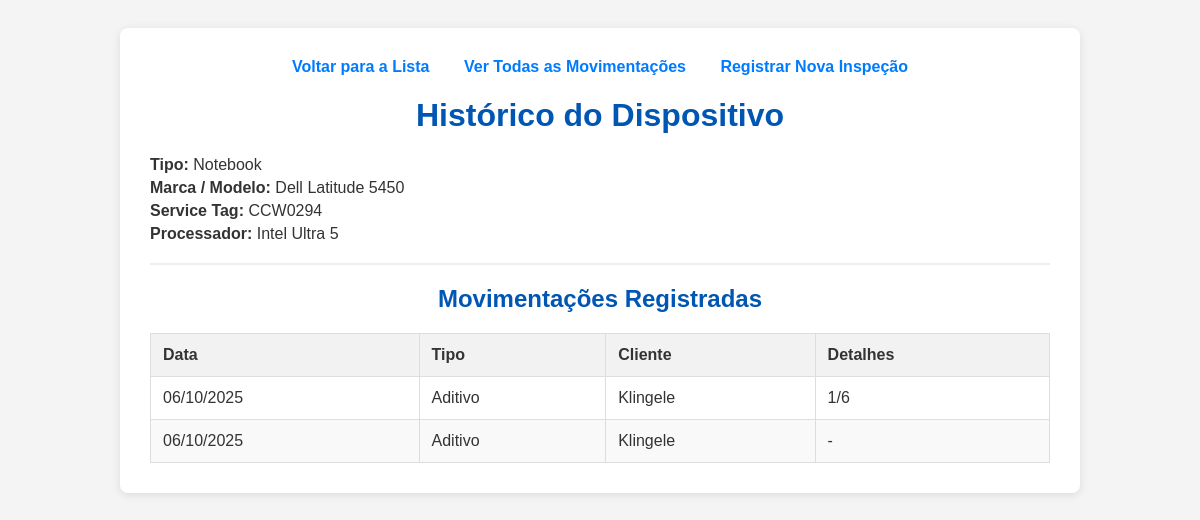
Screenshot of /device/2/history/ with the database file from the repository.
### inventory/models.py (models this page shows, shortened)
class Device(models.Model):
    DEVICE_TYPE_CHOICES = [
        ('desktop', 'Desktop'),
        ('notebook', 'Notebook'),
    ]
    device_type = models.CharField(
        max_length=10,
        choices=DEVICE_TYPE_CHOICES,
        default='desktop',
        verbose_name="Tipo de Dispositivo"
    )
    brand = models.CharField(max_length=100, verbose_name="Marca")
    model = models.CharField(max_length=100, verbose_name="Modelo")
    service_tag = models.CharField(max_length=100, unique=True, verbose_name="Service Tag")
    processor = models.CharField(max_length=100, verbose_name="Processador")
    ram = models.CharField(max_length=50, verbose_name="Memória RAM")
    ssd = models.CharField(max_length=50, verbose_name="SSD/Armazenamento")
    is_new = models.BooleanField(default=False, verbose_name="Marcar como novo")
    observation = models.TextField(blank=True, null=True, verbose_name="Observação")
    created_at = models.DateTimeField(auto_now_add=True, verbose_name="Data de Cadastro")
    history = HistoricalRecords()
    class Meta:
        verbose_name = "Dispositivo"
        verbose_name_plural = "Dispositivos"

class Movimentacao(models.Model):
    MOVEMENT_TYPE_CHOICES = [
        ('locacao', 'Nova Locação'),
        ('aditivo', 'Aditivo'),
        ('devolucao', 'Devolução'),
        ('manutencao', 'Manutenção'),
        ('venda', 'Venda'),
        ('outros', 'Outros'),
    ]
    device = models.ForeignKey(Device, on_delete=models.CASCADE, verbose_name="Dispositivo")
    client = models.ForeignKey(Client, on_delete=models.CASCADE, verbose_name="Cliente")
    movement_type = models.CharField(max_length=20, choices=MOVEMENT_TYPE_CHOICES, verbose_name="Tipo de Movimentação")
    movement_date = models.DateField(verbose_name="Data da Movimentação")
    details = models.TextField(blank=True, null=True, verbose_name="Detalhes/Observação")
    issue_description = models.TextField(verbose_name="Descrição do Problema")
    created_at = models.DateTimeField(auto_now_add=True, verbose_name="Data de Movimentação")
    class Meta:
        verbose_name = "Movimentação"
        verbose_name_plural = "Movimentações"

class Client(models.Model):
    name = models.CharField(max_length=200, verbose_name="Nome / Razão Social")
    document = models.CharField(max_length=50, unique=True, verbose_name="CPF/CNPJ")
    address = models.CharField(max_length=300, blank=True, null=True, verbose_name="Endereço")
    email = models.EmailField(unique=True, verbose_name="E-mail")
    contact_name = models.CharField(max_length=200, blank=True, null=True, verbose_name="Contato")
    phone = models.CharField(max_length=20, blank=True, null=True, verbose_name="Telefone")
    created_at = models.DateTimeField(auto_now_add=True, verbose_name="Data de Cadastro")
    def __str__(self):
        return self.name
    class Meta:
        verbose_name = "Cliente"
        verbose_name_plural = "Clientes"

### inventory/views.py (the view)
# urls.py: path('device/<int:pk>/history/', views.device_history, name='device_history'),
def device_history(request, pk):
    device = get_object_or_404(Device, pk=pk)
    movements = device.movimentacao_set.all().order_by('-movement_date')
    context = {
        'device': device,
        'movements': movements
    }
    return render(request, 'inventory/device_history.html', context)

### inventory/templates/inventory/device_history.html (shortened to what this page needs)
<!DOCTYPE html>
<html lang="pt-br">
<head>
</head>
<body>
    <div class="container">
        <div class="nav">
            <a href="{% url 'device_list' %}">Voltar para a Lista</a>
            <a href="{% url 'movement_list' %}">Ver Todas as Movimentações</a>
            <a href="{% url 'create_inspection' pk=device.pk %}">Registrar Nova Inspeção</a>
        </div>
        <div class="device-details">
            <h1>Histórico do Dispositivo</h1>
            <p><strong>Tipo:</strong> {{ device.get_device_type_display }}</p>
            <p><strong>Marca / Modelo:</strong> {{ device.brand }} {{ device.model }}</p>
            <p><strong>Service Tag:</strong> {{ device.service_tag }}</p>
            <p><strong>Processador:</strong> {{ device.processor }}</p>
        </div>
        <h2>Movimentações Registradas</h2>
        <table>
            <thead>
                <tr>
                    <th>Data</th>
                    <th>Tipo</th>
                    <th>Cliente</th>
                    <th>Detalhes</th>
                </tr>
            </thead>
            <tbody>
                {% for movement in movements %}
                <tr>
                    <td>{{ movement.movement_date|date:"d/m/Y" }}</td>
                    <td>{{ movement.get_movement_type_display }}</td>
                    <td>{{ movement.client }}</td>
                    <td>{{ movement.details|default:"-" }}</td>
                </tr>
                {% empty %}
                <tr>
                    <td colspan="4">Nenhuma movimentação registrada para este dispositivo.</td>
                </tr>
                {% endfor %}
            </tbody>
        </table>
    </div>
</body>
</html>

### inventory/templates/inventory/device_history.html (style rules this page uses)
body { font-family: sans-serif; background-color: #f4f4f4; padding: 20px; color: #333; }
.container { max-width: 900px; margin: 0 auto; background: #fff; padding: 30px; border-radius: 8px; box-shadow: 0 2px 10px rgba(0,0,0,0.1); }
h1, h2 { text-align: center; color: #0056b3; }
table { width: 100%; border-collapse: collapse; margin-top: 20px; }
th, td { padding: 12px; border: 1px solid #ddd; text-align: left; }
th { background-color: #f2f2f2; }
tr:nth-child(even) { background-color: #f9f9f9; }
.device-details { border-bottom: 2px solid #eee; padding-bottom: 15px; margin-bottom: 20px; }
.device-details p { margin: 5px 0; }
.nav { text-align: center; margin-bottom: 20px; }
.nav a { margin: 0 15px; text-decoration: none; color: #007bff; font-weight: bold; font-size: 16px; }

### rows the page displays
Device: device_type "Notebook", brand "Dell", model "Latitude 5450", service_tag "CCW0294", processor "Intel Ultra 5"
Movimentacao: movement_date "06/10/2025", movement_type "Aditivo", client "Klingele", details "1/6"
Movimentacao: movement_date "06/10/2025", movement_type "Aditivo", client "Klingele", details "-"
